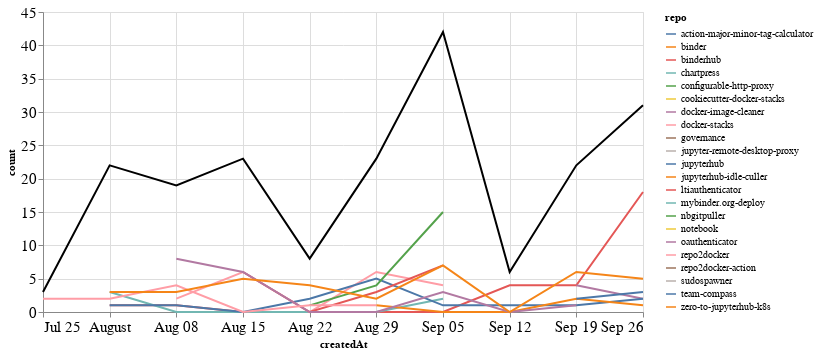

The cell this chart's notebook holds for it:
### Markdown cell above
### Comments

### Code cell
comments_time = comments.groupby('repo').resample('W', on='createdAt').count()['author'].reset_index()
comments_time = comments_time.rename(columns={'author': 'count'})
comments_time_total = comments_time.groupby('createdAt').agg({"count": "sum"}).reset_index()
ch1 = alt.Chart(comments_time, width=600).mark_line().encode(
    x='createdAt',
    y='count',
    color='repo',
    tooltip="repo"
)

ch2 = alt.Chart(comments_time_total, width=600).mark_line(color="black").encode(
    x='createdAt',
    y='count',
)

ch1 + ch2

### Figure 1 — Vega-Lite specification as saved in the notebook (floating-point values rounded to 4 significant figures)
{"config": {"axisLeft": {"labelFontSize": 15}, "axisBottom": {"labelFontSize": 15}}, "layer": [{"data": {"name": "data-b188483286e2b6f392195b11d7f15790"}, "mark": "line", "encoding": {"color": {"type": "nominal", "field": "repo"}, "tooltip": {"type": "nominal", "field": "repo"}, "x": {"type": "temporal", "field": "createdAt"}, "y": {"type": "quantitative", "field": "count"}}, "width": 600}, {"data": {"name": "data-2097af755005b6d22ea3eff29122d931"}, "mark": {"type": "line", "color": "black"}, "encoding": {"x": {"type": "temporal", "field": "createdAt"}, "y": {"type": "quantitative", "field": "count"}}, "width": 600}], "$schema": "https://vega.github.io/schema/vega-lite/v4.8.1.json", "datasets": {"data-b188483286e2b6f392195b11d7f15790": [{"repo": "action-major-minor-tag-calculator", "createdAt": "2021-09-05T00:00:00", "count": 1}, {"repo": "binder", "createdAt": "2021-07-25T00:00:00", "count": 1}, {"repo": "binderhub", "createdAt": "2021-08-01T00:00:00", "count": 1}, {"repo": "binderhub", "createdAt": "2021-08-08T00:00:00", "count": 1}, {"repo": "binderhub", "createdAt": "2021-08-15T00:00:00", "count": 0}, {"repo": "binderhub", "createdAt": "2021-08-22T00:00:00", "count": 0}, {"repo": "binderhub", "createdAt": "2021-08-29T00:00:00", "count": 0}, {"repo": "binderhub", "createdAt": "2021-09-05T00:00:00", "count": 0}, {"repo": "binderhub", "createdAt": "2021-09-12T00:00:00", "count": 4}, {"repo": "binderhub", "createdAt": "2021-09-19T00:00:00", "count": 4}, {"repo": "binderhub", "createdAt": "2021-09-26T00:00:00", "count": 18}, {"repo": "chartpress", "createdAt": "2021-08-01T00:00:00", "count": 3}, {"repo": "chartpress", "createdAt": "2021-08-08T00:00:00", "count": 0}, {"repo": "chartpress", "createdAt": "2021-08-15T00:00:00", "count": 0}, {"repo": "chartpress", "createdAt": "2021-08-22T00:00:00", "count": 0}, {"repo": "chartpress", "createdAt": "2021-08-29T00:00:00", "count": 0}, {"repo": "chartpress", "createdAt": "2021-09-05T00:00:00", "count": 2}, {"repo": "configurable-http-proxy", "createdAt": "2021-09-19T00:00:00", "count": 2}, {"repo": "cookiecutter-docker-stacks", "createdAt": "2021-09-05T00:00:00", "count": 1}, {"repo": "docker-image-cleaner", "createdAt": "2021-09-19T00:00:00", "count": 4}, {"repo": "docker-image-cleaner", "createdAt": "2021-09-26T00:00:00", "count": 2}, {"repo": "docker-stacks", "createdAt": "2021-08-08T00:00:00", "count": 2}, {"repo": "docker-stacks", "createdAt": "2021-08-15T00:00:00", "count": 6}, {"repo": "docker-stacks", "createdAt": "2021-08-22T00:00:00", "count": 0}, {"repo": "docker-stacks", "createdAt": "2021-08-29T00:00:00", "count": 6}, {"repo": "docker-stacks", "createdAt": "2021-09-05T00:00:00", "count": 4}, {"repo": "governance", "createdAt": "2021-08-01T00:00:00", "count": 1}, {"repo": "jupyter-remote-desktop-proxy", "createdAt": "2021-08-01T00:00:00", "count": 4}, {"repo": "jupyterhub", "createdAt": "2021-08-01T00:00:00", "count": 1}, {"repo": "jupyterhub", "createdAt": "2021-08-08T00:00:00", "count": 1}, {"repo": "jupyterhub", "createdAt": "2021-08-15T00:00:00", "count": 0}, {"repo": "jupyterhub", "createdAt": "2021-08-22T00:00:00", "count": 2}, {"repo": "jupyterhub", "createdAt": "2021-08-29T00:00:00", "count": 5}, {"repo": "jupyterhub", "createdAt": "2021-09-05T00:00:00", "count": 1}, {"repo": "jupyterhub", "createdAt": "2021-09-12T00:00:00", "count": 1}, {"repo": "jupyterhub", "createdAt": "2021-09-19T00:00:00", "count": 1}, {"repo": "jupyterhub", "createdAt": "2021-09-26T00:00:00", "count": 2}, {"repo": "jupyterhub-idle-culler", "createdAt": "2021-08-29T00:00:00", "count": 1}, {"repo": "jupyterhub-idle-culler", "createdAt": "2021-09-05T00:00:00", "count": 0}, {"repo": "jupyterhub-idle-culler", "createdAt": "2021-09-12T00:00:00", "count": 0}, {"repo": "jupyterhub-idle-culler", "createdAt": "2021-09-19T00:00:00", "count": 2}, {"repo": "jupyterhub-idle-culler", "createdAt": "2021-09-26T00:00:00", "count": 1}, {"repo": "ltiauthenticator", "createdAt": "2021-08-15T00:00:00", "count": 6}, {"repo": "ltiauthenticator", "createdAt": "2021-08-22T00:00:00", "count": 0}, {"repo": "ltiauthenticator", "createdAt": "2021-08-29T00:00:00", "count": 3}, {"repo": "ltiauthenticator", "createdAt": "2021-09-05T00:00:00", "count": 7}, {"repo": "mybinder.org-deploy", "createdAt": "2021-08-01T00:00:00", "count": 7}, {"repo": "nbgitpuller", "createdAt": "2021-08-22T00:00:00", "count": 1}, {"repo": "nbgitpuller", "createdAt": "2021-08-29T00:00:00", "count": 4}, {"repo": "nbgitpuller", "createdAt": "2021-09-05T00:00:00", "count": 15}, {"repo": "notebook", "createdAt": "2021-08-29T00:00:00", "count": 1}, {"repo": "oauthenticator", "createdAt": "2021-08-08T00:00:00", "count": 8}, {"repo": "oauthenticator", "createdAt": "2021-08-15T00:00:00", "count": 6}, {"repo": "oauthenticator", "createdAt": "2021-08-22T00:00:00", "count": 0}, {"repo": "oauthenticator", "createdAt": "2021-08-29T00:00:00", "count": 0}, {"repo": "oauthenticator", "createdAt": "2021-09-05T00:00:00", "count": 3}, {"repo": "oauthenticator", "createdAt": "2021-09-12T00:00:00", "count": 0}, {"repo": "oauthenticator", "createdAt": "2021-09-19T00:00:00", "count": 1}, {"repo": "repo2docker", "createdAt": "2021-07-25T00:00:00", "count": 2}, {"repo": "repo2docker", "createdAt": "2021-08-01T00:00:00", "count": 2}, {"repo": "repo2docker", "createdAt": "2021-08-08T00:00:00", "count": 4}, {"repo": "repo2docker", "createdAt": "2021-08-15T00:00:00", "count": 0}, {"repo": "repo2docker", "createdAt": "2021-08-22T00:00:00", "count": 1}, {"repo": "repo2docker", "createdAt": "2021-08-29T00:00:00", "count": 1}, {"repo": "repo2docker-action", "createdAt": "2021-09-05T00:00:00", "count": 1}, {"repo": "sudospawner", "createdAt": "2021-09-12T00:00:00", "count": 1}, {"repo": "team-compass", "createdAt": "2021-09-19T00:00:00", "count": 2}, {"repo": "team-compass", "createdAt": "2021-09-26T00:00:00", "count": 3}, {"repo": "zero-to-jupyterhub-k8s", "createdAt": "2021-08-01T00:00:00", "count": 3}, {"repo": "zero-to-jupyterhub-k8s", "createdAt": "2021-08-08T00:00:00", "count": 3}, {"repo": "zero-to-jupyterhub-k8s", "createdAt": "2021-08-15T00:00:00", "count": 5}, {"repo": "zero-to-jupyterhub-k8s", "createdAt": "2021-08-22T00:00:00", "count": 4}, {"repo": "zero-to-jupyterhub-k8s", "createdAt": "2021-08-29T00:00:00", "count": 2}, {"repo": "zero-to-jupyterhub-k8s", "createdAt": "2021-09-05T00:00:00", "count": 7}, {"repo": "zero-to-jupyterhub-k8s", "createdAt": "2021-09-12T00:00:00", "count": 0}, {"repo": "zero-to-jupyterhub-k8s", "createdAt": "2021-09-19T00:00:00", "count": 6}, {"repo": "zero-to-jupyterhub-k8s", "createdAt": "2021-09-26T00:00:00", "count": 5}], "data-2097af755005b6d22ea3eff29122d931": [{"createdAt": "2021-07-25T00:00:00", "count": 3}, {"createdAt": "2021-08-01T00:00:00", "count": 22}, {"createdAt": "2021-08-08T00:00:00", "count": 19}, {"createdAt": "2021-08-15T00:00:00", "count": 23}, {"createdAt": "2021-08-22T00:00:00", "count": 8}, {"createdAt": "2021-08-29T00:00:00", "count": 23}, {"createdAt": "2021-09-05T00:00:00", "count": 42}, {"createdAt": "2021-09-12T00:00:00", "count": 6}, {"createdAt": "2021-09-19T00:00:00", "count": 22}, {"createdAt": "2021-09-26T00:00:00", "count": 31}]}}
